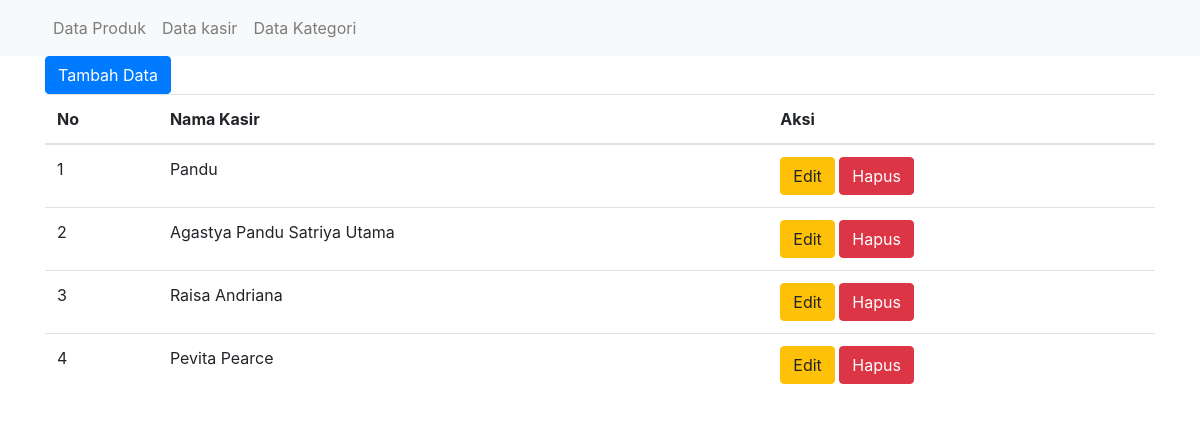
/crud/index.php/kasir, run on the app's committed database.
### tables this page shows
CREATE TABLE `t_kasir` (
  `id_kasir` int(11) NOT NULL,
  `nama_kasir` varchar(30) NOT NULL
);

### crud/application/controllers/Kasir.php (called while the page is built, shortened)
<?php
class Kasir extends CI_Controller {
public function __construct()
	{
		$this->load->model('model_admin');
	}
	public function index()
	{
		$kasir = $this->model_admin->data_kasir();
		$data = array(	'title' => 'Data kasir',
						'kasir' => $kasir , );
		$this->load->view ('templates/header');
		$this->load->view('admin/kasir/index', $data , FALSE);
		$this->load->view ('templates/footer');
	}
}

### crud/index.php (called while the page is built, shortened)
<?php
require_once BASEPATH.'core/CodeIgniter.php';

### crud/application/models/Model_admin.php (called while the page is built, shortened)
<?php
class Model_admin extends CI_Model {
	public function data_kasir()
	{
		$this->db->select('*');
		$this->db->from('t_kasir');
		$this->db->order_by('id_kasir', 'desc');
		$query = $this->db->get();
		return $query->result();
	}
}

### crud/application/views/admin/kasir/index.php (the view, shortened to what this page needs)
<div class="container">
<div class="row">
	<div class="col-md-6">
		<a href="<?= base_url('kasir/tambah');?>" class="btn btn-primary">Tambah Data</a>
	</div>
</div>
<table class="table">
	<thead>
		<th>No</th>
		<th>Nama Kasir</th>
		<th>Aksi</th>
	</thead>
	<tbody>
		<?php $no=1; foreach ($kasir as $kas): ?>
			<tr>
				<td><?= $no++ ?></td>
				<td><?= $kas->nama_kasir?></td>
				<td>
					<a href="<?= base_url('kasir/edit/'.$kas->id_kasir)?>" class="btn btn-warning btn-xs"><i class="fa fa-pencil"></i> Edit</a>
					<a href="<?= base_url('kasir/hapus/'.$kas->id_kasir)?>"  onclick="javascript: return confirm('Anda yakin hapus ?')" class="btn btn-danger btn-xs"><i class="fa fa-trash"></i> Hapus</a>
				</td>
			</tr>
		<?php endforeach ?>
	</tbody>
</table>

### data on the page
t_kasir: nama_kasir "Pandu"
t_kasir: nama_kasir "Agastya Pandu Satriya Utama"
t_kasir: nama_kasir "Raisa Andriana"
t_kasir: nama_kasir "Pevita Pearce"
